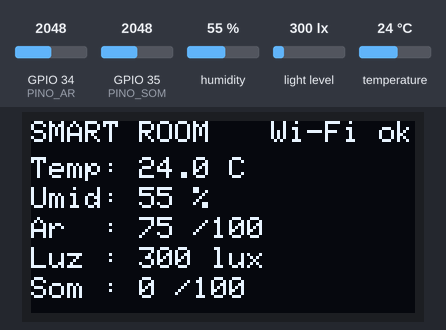
The sketch below on a simulated ESP32. Shown: 128×64 one-colour display. Inputs (shaded band) come from the test bench; at power-on: humidity 55 %, light level 300 lx, GPIO 34 (PINO_AR) = 2048, temperature 24 °C, GPIO 35 (PINO_SOM) = 2048 (analog values on the 0–4095 scale). WiFi joins after 1.5 s; servers stay silent unless stated; what the sketch prints to the serial monitor is not drawn.

Above: at 3.2 s.
3.3 s: humidity set to 22 %
At 5.3 s:
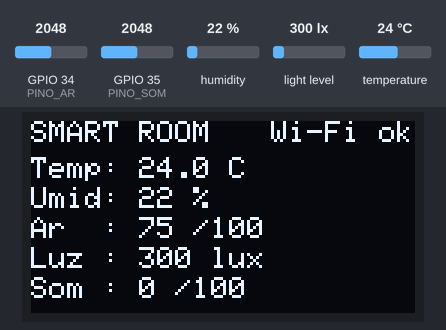
5.6 s: light level set to 40 lx
At 6.9 s:
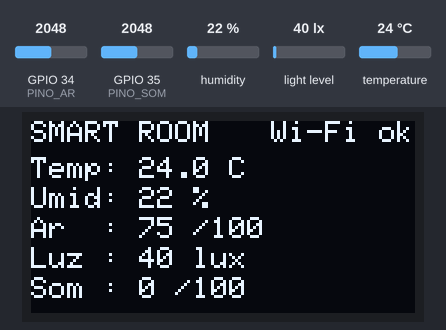
7.6 s: GPIO 34 (PINO_AR) set to 1960
9.6 s: temperature set to 12 °C
At 12.8 s:
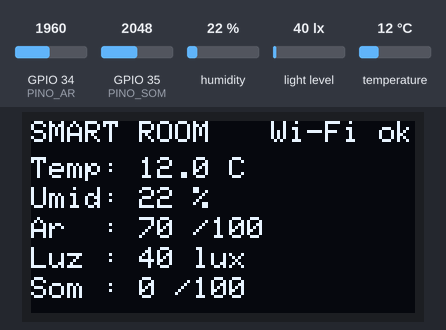
13.6 s: light level set to 500 lx
At 15.3 s:
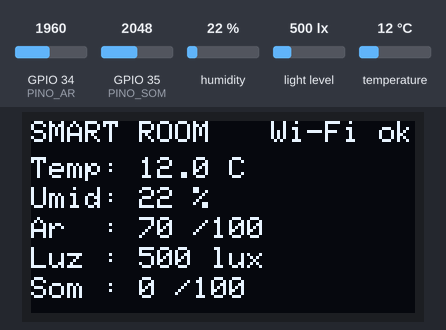
15.6 s: GPIO 34 (PINO_AR) set to 2040
At 17.1 s:
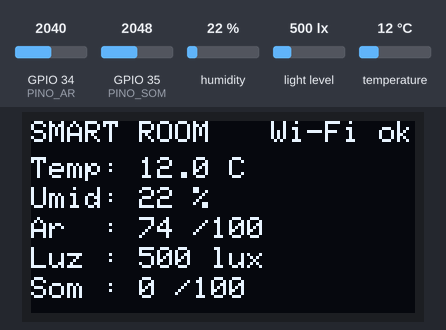
Timing chart, 0 to 18.6 s (numbered marks = the images above; inputs shaded):
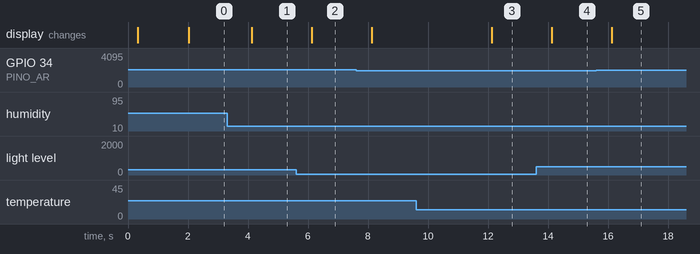

Measured:
- after the input at 3.3 s, the display: changes after 0.82 s (image 1)
- after the input at 5.6 s, the display: changes after 0.52 s (image 2)
- after the input at 9.6 s, the display: changes after 2.5 s (image 3)
- after the input at 13.6 s, the display: changes after 0.52 s (image 4)
- after the input at 15.6 s, the display: changes after 0.52 s (image 5)

The sketch:

smartroom-esp32.ino
```cpp
/*
 * Smart Room — firmware do ESP32 (Arduino IDE)
 * ------------------------------------------------------------------
 * Lê temperatura e umidade (DHT22), luminosidade (BH1750), qualidade do ar
 * (MQ-135) e nível de som (KY-038), mostra no display OLED e entrega um JSON
 * pela rede Wi-Fi para o painel web (index.html).
 *
 *   GET http://<endereço-do-esp32>/dados
 *   -> {"temperatura":24.5,"umidade":55.0,"ar":22,"luminosidade":300,"som":40}
 *   (um sensor com falha vem como null, e o painel mostra "Leitura indisponível")
 *
 * STATUS: escrito conforme o Documento de Especificação 2.0. AINDA NÃO FOI TESTADO
 * NO HARDWARE. Antes de usar, confira a pinagem em docs/ESP32-pinagem-e-montagem.md
 * e calibre os valores marcados com "CALIBRAR".
 *
 * Bibliotecas (Gerenciador de Bibliotecas da Arduino IDE):
 *   - "DHT sensor library" (Adafruit) + "Adafruit Unified Sensor"
 *   - "BH1750" (Christopher Laws)
 *   - "Adafruit SSD1306" + "Adafruit GFX Library"   (só se USAR_OLED = 1)
 * Placa: "ESP32 Dev Module" (pacote "esp32" da Espressif).
 */

#include <WiFi.h>
#include <WebServer.h>
#include <ESPmDNS.h>
#include <Wire.h>
#include <DHT.h>
#include <BH1750.h>

// ───────────────────────── CONFIGURAÇÃO ─────────────────────────
const char* WIFI_SSID  = "SEU_WIFI";        // CALIBRAR: nome da rede Wi-Fi (2,4 GHz)
const char* WIFI_SENHA = "SUA_SENHA";       // senha da rede
const char* NOME_MDNS  = "smartroom";       // também acessível em http://smartroom.local

#define USAR_OLED 1                         // 1 = display OLED SSD1306 128x64 (I2C); 0 = sem display

// Pinos (ver docs/ESP32-pinagem-e-montagem.md)
const int PINO_DHT   = 4;                   // DHT22: DATA
const int PINO_AR    = 34;                  // MQ-135: AO (ADC1, entrada apenas) via divisor de tensão
const int PINO_SOM   = 35;                  // KY-038: AO (ADC1, entrada apenas)
const int PINO_SDA   = 21;                  // I2C: BH1750 + OLED
const int PINO_SCL   = 22;

const unsigned long INTERVALO_LEITURA_MS = 2000;   // o DHT22 não aceita leituras mais rápidas que 2 s

// ── Calibração (CALIBRAR) ──
// MQ-135: valor do ADC (0–4095) no ar limpo e em ar bem ruim. O índice 0–100 é uma
// escala RELATIVA e indicativa, não uma medição em ppm. Deixe o sensor ligado ~24 h
// na primeira vez e anote o valor no ar limpo da sala (veja o Serial Monitor).
const int AR_LIMPO = 700;
const int AR_RUIM  = 2500;

// KY-038: variação de pico a pico do sinal (ADC) numa janela de 50 ms. 0 = silêncio;
// SOM_MAXIMO = "muito barulho" (índice 100). Ajuste o potenciômetro do módulo e esta
// constante batendo palmas perto do sensor.
const int SOM_MAXIMO = 2000;
const int SOM_JANELA_MS = 50;

// ───────────────────────── OBJETOS ─────────────────────────
DHT dht(PINO_DHT, DHT22);
BH1750 luxometro;
WebServer servidor(80);

#if USAR_OLED
  #include <Adafruit_GFX.h>
  #include <Adafruit_SSD1306.h>
  Adafruit_SSD1306 tela(128, 64, &Wire, -1);
  bool oledOk = false;
#endif

struct Leitura {
  float temperatura = NAN;
  float umidade = NAN;
  float ar = NAN;            // índice 0–100
  float luminosidade = NAN;  // lux
  float som = NAN;           // índice 0–100
};

Leitura atual;
bool luxometroOk = false;
unsigned long ultimaLeitura = 0;
unsigned long ultimaTentativaWifi = 0;

// ───────────────────────── SENSORES ─────────────────────────
float limitar(float v, float minimo, float maximo) {
  return v < minimo ? minimo : (v > maximo ? maximo : v);
}

// média de várias leituras do ADC (reduz ruído)
int lerAnalogicoMedio(int pino, int amostras) {
  long soma = 0;
  for (int i = 0; i < amostras; i++) {
    soma += analogRead(pino);
    delayMicroseconds(200);
  }
  return soma / amostras;
}

float lerIndiceAr() {
  int bruto = lerAnalogicoMedio(PINO_AR, 32);
  if (bruto <= 0 || bruto >= 4095) return NAN;       // fio solto ou fora da faixa
  float indice = 100.0f * (bruto - AR_LIMPO) / (float)(AR_RUIM - AR_LIMPO);
  return limitar(indice, 0, 100);
}

float lerIndiceSom() {
  int minimo = 4095, maximo = 0;
  unsigned long inicio = millis();
  while (millis() - inicio < SOM_JANELA_MS) {
    int v = analogRead(PINO_SOM);
    if (v < minimo) minimo = v;
    if (v > maximo) maximo = v;
  }
  if (maximo == 0 && minimo == 4095) return NAN;
  float indice = 100.0f * (maximo - minimo) / (float)SOM_MAXIMO;
  return limitar(indice, 0, 100);
}

void lerSensores() {
  float t = dht.readTemperature();
  float u = dht.readHumidity();
  atual.temperatura = isnan(t) ? NAN : t;
  atual.umidade = isnan(u) ? NAN : u;

  if (luxometroOk) {
    float lux = luxometro.readLightLevel();
    atual.luminosidade = (lux < 0) ? NAN : lux;      // negativo = erro de leitura
  } else {
    atual.luminosidade = NAN;
  }

  atual.ar = lerIndiceAr();
  atual.som = lerIndiceSom();

  Serial.printf("T=%.1f C  U=%.0f %%  Ar=%.0f  Lux=%.0f  Som=%.0f   (ADC ar bruto=%d)\n",
                atual.temperatura, atual.umidade, atual.ar, atual.luminosidade, atual.som,
                lerAnalogicoMedio(PINO_AR, 8));
}

// ───────────────────────── JSON ─────────────────────────
// escreve "nulo" para valores inválidos, para o painel mostrar "Leitura indisponível"
void adicionarCampo(String& json, const char* nome, float valor, int casas, bool ultimo = false) {
  json += "\"";
  json += nome;
  json += "\":";
  if (isnan(valor)) json += "null";
  else json += String(valor, casas);
  if (!ultimo) json += ",";
}

String montarJson() {
  String json = "{";
  adicionarCampo(json, "temperatura", atual.temperatura, 1);
  adicionarCampo(json, "umidade", atual.umidade, 0);
  adicionarCampo(json, "ar", atual.ar, 0);
  adicionarCampo(json, "luminosidade", atual.luminosidade, 0);
  adicionarCampo(json, "som", atual.som, 0, true);
  json += "}";
  return json;
}

void enviarCabecalhosCors() {
  // permite que o painel (aberto de outro endereço ou de um arquivo) leia os dados
  servidor.sendHeader("Access-Control-Allow-Origin", "*");
  servidor.sendHeader("Cache-Control", "no-store");
}

void aoPedirDados() {
  enviarCabecalhosCors();
  servidor.send(200, "application/json", montarJson());
}

void aoPedirRaiz() {
  enviarCabecalhosCors();
  servidor.send(200, "text/plain; charset=utf-8",
                "Smart Room (ESP32). Os dados estao em /dados");
}

void aoNaoEncontrar() {
  enviarCabecalhosCors();
  servidor.send(404, "text/plain", "Nao encontrado");
}

// ───────────────────────── WI-FI ─────────────────────────
void conectarWifi() {
  WiFi.mode(WIFI_STA);
  WiFi.begin(WIFI_SSID, WIFI_SENHA);
  Serial.printf("Conectando em %s", WIFI_SSID);
  unsigned long inicio = millis();
  while (WiFi.status() != WL_CONNECTED && millis() - inicio < 15000) {
    delay(400);
    Serial.print(".");
  }
  if (WiFi.status() == WL_CONNECTED) {
    Serial.printf("\nConectado. Endereco: http://%s/dados\n", WiFi.localIP().toString().c_str());
    if (MDNS.begin(NOME_MDNS)) Serial.printf("Tambem em http://%s.local/dados\n", NOME_MDNS);
  } else {
    Serial.println("\nSem Wi-Fi por enquanto. Vou tentar de novo.");
  }
}

void manterWifi() {
  if (WiFi.status() == WL_CONNECTED) return;
  if (millis() - ultimaTentativaWifi < 10000) return;
  ultimaTentativaWifi = millis();
  Serial.println("Wi-Fi caiu. Reconectando...");
  WiFi.disconnect();
  WiFi.begin(WIFI_SSID, WIFI_SENHA);
}

// ───────────────────────── DISPLAY ─────────────────────────
#if USAR_OLED
void linhaTela(int y, const char* rotulo, float valor, int casas, const char* unidade) {
  tela.setCursor(0, y);
  tela.print(rotulo);
  if (isnan(valor)) tela.print("indisp.");
  else { tela.print(valor, casas); tela.print(unidade); }
}

void atualizarTela() {
  if (!oledOk) return;
  tela.clearDisplay();
  tela.setTextSize(1);
  tela.setTextColor(SSD1306_WHITE);
  tela.setCursor(0, 0);
  tela.print("SMART ROOM");
  tela.setCursor(80, 0);
  tela.print(WiFi.status() == WL_CONNECTED ? "Wi-Fi ok" : "sem Wi-Fi");
  linhaTela(12, "Temp: ", atual.temperatura, 1, " C");
  linhaTela(22, "Umid: ", atual.umidade, 0, " %");
  linhaTela(32, "Ar  : ", atual.ar, 0, " /100");
  linhaTela(42, "Luz : ", atual.luminosidade, 0, " lux");
  linhaTela(52, "Som : ", atual.som, 0, " /100");
  tela.display();
}
#else
void atualizarTela() {}
#endif

// ───────────────────────── SETUP / LOOP ─────────────────────────
void setup() {
  Serial.begin(115200);
  delay(300);
  Serial.println("\nSmart Room — iniciando (RF01)");

  analogReadResolution(12);                       // 0–4095
  analogSetPinAttenuation(PINO_AR, ADC_11db);     // até ~3,3 V
  analogSetPinAttenuation(PINO_SOM, ADC_11db);

  Wire.begin(PINO_SDA, PINO_SCL);
  dht.begin();
  luxometroOk = luxometro.begin(BH1750::CONTINUOUS_HIGH_RES_MODE);
  if (!luxometroOk) Serial.println("BH1750 nao encontrado: confira SDA/SCL/VCC/GND.");

#if USAR_OLED
  oledOk = tela.begin(SSD1306_SWITCHCAPVCC, 0x3C);
  if (!oledOk) Serial.println("OLED nao encontrado (endereco 0x3C).");
#endif

  conectarWifi();

  servidor.on("/", aoPedirRaiz);
  servidor.on("/dados", HTTP_GET, aoPedirDados);
  servidor.onNotFound(aoNaoEncontrar);
  servidor.begin();

  lerSensores();
  atualizarTela();
}

void loop() {
  servidor.handleClient();
  manterWifi();

  if (millis() - ultimaLeitura >= INTERVALO_LEITURA_MS) {
    ultimaLeitura = millis();
    lerSensores();
    atualizarTela();
  }
}
```
